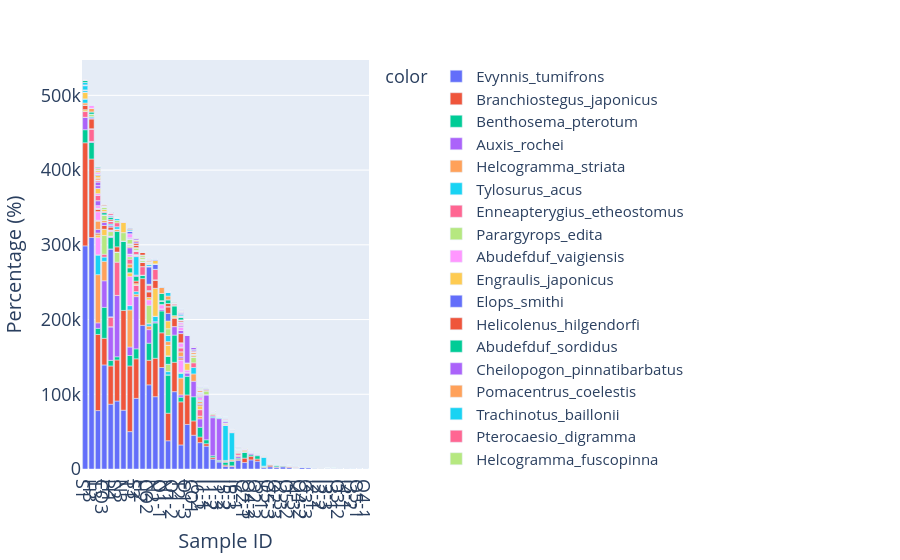

The code cell stored with this chart in its notebook:
### Markdown cell above
### Function `plot_barchart`

### Code cell
dm_analyser.plot_barchart(csv_path="./edNA/TI_test/species_raw_abundance.csv",
                          taxa_column="species",
                          metric_column="abundance",
                          save_dir=None,
                          overwrite=False)
